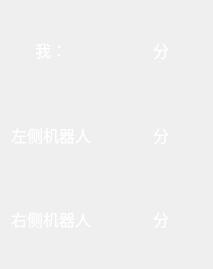
<?xml version="1.0" encoding="UTF-8"?>
<ui version="4.0">
 <class>ScorePanel</class>
 <widget class="QWidget" name="ScorePanel">
  <property name="geometry">
   <rect>
    <x>0</x>
    <y>0</y>
    <width>213</width>
    <height>269</height>
   </rect>
  </property>
  <property name="windowTitle">
   <string>Form</string>
  </property>
  <layout class="QGridLayout" name="gridLayout">
   <item row="0" column="0">
    <widget class="QLabel" name="label">
     <property name="font">
      <font>
       <family>微软雅黑</family>
       <pointsize>12</pointsize>
      </font>
     </property>
     <property name="styleSheet">
      <string notr="true">color: rgb(255, 255, 255);</string>
     </property>
     <property name="text">
      <string>我：</string>
     </property>
     <property name="alignment">
      <set>Qt::AlignmentFlag::AlignCenter</set>
     </property>
    </widget>
   </item>
   <item row="0" column="1">
    <widget class="QLabel" name="myScore">
     <property name="font">
      <font>
       <family>微软雅黑</family>
       <pointsize>12</pointsize>
      </font>
     </property>
     <property name="styleSheet">
      <string notr="true">color: rgb(255, 255, 255);</string>
     </property>
     <property name="text">
      <string/>
     </property>
    </widget>
   </item>
   <item row="0" column="2">
    <widget class="QLabel" name="label_3">
     <property name="font">
      <font>
       <family>微软雅黑</family>
       <pointsize>12</pointsize>
      </font>
     </property>
     <property name="styleSheet">
      <string notr="true">color: rgb(255, 255, 255);</string>
     </property>
     <property name="text">
      <string>分</string>
     </property>
    </widget>
   </item>
   <item row="1" column="0">
    <widget class="QLabel" name="label_6">
     <property name="font">
      <font>
       <family>微软雅黑</family>
       <pointsize>12</pointsize>
      </font>
     </property>
     <property name="styleSheet">
      <string notr="true">color: rgb(255, 255, 255);</string>
     </property>
     <property name="text">
      <string>左侧机器人</string>
     </property>
     <property name="alignment">
      <set>Qt::AlignmentFlag::AlignCenter</set>
     </property>
    </widget>
   </item>
   <item row="1" column="1">
    <widget class="QLabel" name="leftScore">
     <property name="font">
      <font>
       <family>微软雅黑</family>
       <pointsize>12</pointsize>
      </font>
     </property>
     <property name="styleSheet">
      <string notr="true">color: rgb(255, 255, 255);</string>
     </property>
     <property name="text">
      <string/>
     </property>
    </widget>
   </item>
   <item row="1" column="2">
    <widget class="QLabel" name="label_4">
     <property name="font">
      <font>
       <family>微软雅黑</family>
       <pointsize>12</pointsize>
      </font>
     </property>
     <property name="styleSheet">
      <string notr="true">color: rgb(255, 255, 255);</string>
     </property>
     <property name="text">
      <string>分</string>
     </property>
    </widget>
   </item>
   <item row="2" column="0">
    <widget class="QLabel" name="label_9">
     <property name="font">
      <font>
       <family>微软雅黑</family>
       <pointsize>12</pointsize>
      </font>
     </property>
     <property name="styleSheet">
      <string notr="true">color: rgb(255, 255, 255);</string>
     </property>
     <property name="text">
      <string>右侧机器人</string>
     </property>
     <property name="alignment">
      <set>Qt::AlignmentFlag::AlignCenter</set>
     </property>
    </widget>
   </item>
   <item row="2" column="1">
    <widget class="QLabel" name="rightScore">
     <property name="font">
      <font>
       <family>微软雅黑</family>
       <pointsize>12</pointsize>
      </font>
     </property>
     <property name="styleSheet">
      <string notr="true">color: rgb(255, 255, 255);</string>
     </property>
     <property name="text">
      <string/>
     </property>
    </widget>
   </item>
   <item row="2" column="2">
    <widget class="QLabel" name="label_7">
     <property name="font">
      <font>
       <family>微软雅黑</family>
       <pointsize>12</pointsize>
      </font>
     </property>
     <property name="styleSheet">
      <string notr="true">color: rgb(255, 255, 255);</string>
     </property>
     <property name="text">
      <string>分</string>
     </property>
    </widget>
   </item>
  </layout>
 </widget>
 <resources/>
 <connections/>
</ui>
